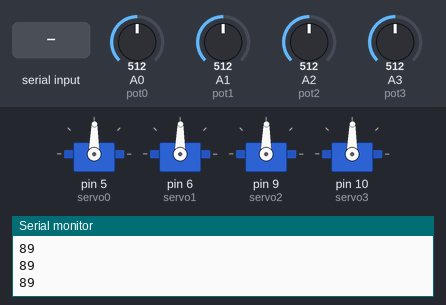
Simulated run of this sketch. Board: Arduino Uno, built with avr-gcc and run on an emulated ATmega328P. Parts: 4 × servo, the last lines printed to the serial monitor. The inputs (shaded band) are chosen by the test bench; at power-on: A0 (pot0) = 512, A1 (pot1) = 512, A2 (pot2) = 512, A3 (pot3) = 512.

Above: at 1.2 s.
1.3 s: byte 122 ('z') received over Serial
At 14.0 s:
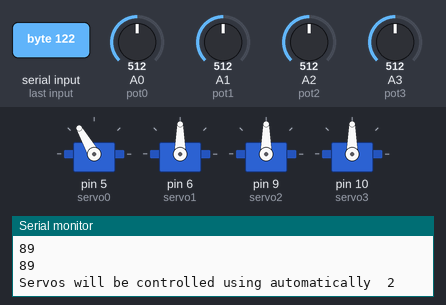
At 16.9 s:
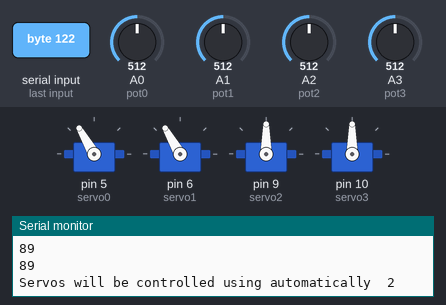
Timing chart, 0 to 22.3 s (numbered marks = the images above; inputs shaded):
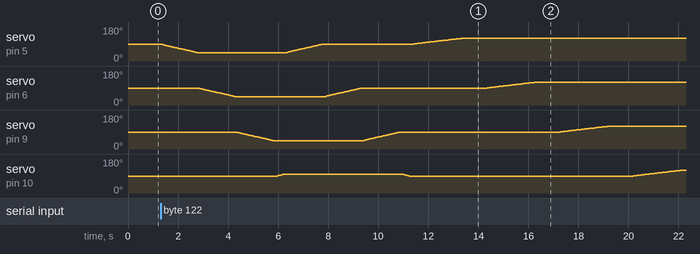

The sketch:

original.ino
```cpp
//#include <Servo.h>
#include "VarSpeedServo.h"
#include <EEPROM.h> // memory whose values are kept when the  board is turned off (like a small hard drive)

// assigning potentiometers to analog pins since potentiometers give an analog output which will then be converted to a range of 0-1023

int pot0=A0; //base
int pot1=A1; //main
int pot2=A2; //forearm
int pot3=A3; //end effector

// using the VarspeedServo library to assign the servos to pins
// Class for manipulating servo motors connected to Arduino pins.


VarSpeedServo servo0;
VarSpeedServo servo1;
VarSpeedServo servo2;
VarSpeedServo servo3;


int val0;
int valmapped0;
int val1;
int valmapped1;
int val2;
int valmapped2;
int val3;
int valmapped3;


//servoSequencePoint loops(120A120B120C120D);

byte mode; // stores an 8 bit unassigned number from 0-255 since there are two modes


void setup()
{
 Serial.begin(9600);

 Serial.write("Let's begin");

 // attach(pin )  - Attaches a servo motor to an i/o pin.
 servo0.attach(5);
 servo1.attach(6);
 servo2.attach(9);
 servo3.attach(10);

 pinMode(pot0,INPUT); // not necessary since pins are input puins by default
}


void loop()
{
 // The static keyword is used to create variables that are visible to only one function.
 //However unlike local variables that get created and destroyed every time a function is called,
 //static variables persist beyond the function call, preserving their data between function calls.


  static int t=0;

  if(Serial.available()){

    char mychar=Serial.read();

    //Like if statements,
    //switch case controls the flow of programs by allowing programmers
    //to specify different code that should be executed in various conditions.
    //When a case statement is found whose value matches that of the variable,
    //the code in that case statement is run.The break keyword exits the switch statement.

    switch(mychar){
      //mychar: a variable whose value to compare with various cases.

      case '0'...'9':
        t=t*10 + mychar - '0';

        break;

      case 'a':
        {
          if(mode==1)
            servo0.write(t,10); //  write(value, speed) - speed varies the speed of the move to new position 0=full speed, 1-255 slower to faster
        }
        t=0;

        break;

      case 'b':
        {
          if(mode==1)
            servo1.write(t,10);
        }
        t=0;

        break;

      case 'c' :
        {
          if(mode==1)
            servo2.write(t,10);
        }
        t=0;

        break;

      case 'd':
        {
          if(mode==1)
            servo3.write(t,10);
        }
        t=0;

        break;


// trying to make the joints move sequentially, not all at the same time. Check the library for another servo.write deviant
// write(value, speed, wait) - wait is a boolean that, if true, causes the function call to block until move is complete
// Boolean is a value just like an integer that can take a number, but instead of 0-65535 it can take a number 0 or 1.


         case 'A':
        {
          if(mode==1)
            servo0.write(t,10,1);
        }
        t=0;

        break;

      case 'B':
        {
          if(mode==1)
            servo1.write(t,10,1);
        }
        t=0;

        break;

      case 'C' :
        {
          if(mode==1)
            servo2.write(t,10,1);
        }
        t=0;

        break;

      case 'D':
        {
          if(mode==1)
            servo3.write(t,10,1);
        }
        t=0;

        break;

        //case 'L':
         //{
          //if(mode==1)
          //  sequencePlay(loops,3,true,90);
        // }
        // t=0;

         //break;

      case 'm':
        {
          Serial.print("Servos will be controlled using potentiometers");
          delay(2000);
          mode=0;
          Serial.println(mode);
        }
        break;
        t=0;


      case 'p':
        {
          Serial.print("Servos will be controlled using angles  ");
          mode=1;
          Serial.print(mode);
        }
        break;
        t=0;

       case 'z':
        {
          Serial.print("Servos will be controlled using automatically  ");
          mode=2;
          Serial.print(mode);
        }
        break;
        t=0;


      case 'W':
    {
      delay(2000);
    }

    break;


    }


  }


if(mode==0){
    // for rotating base


    val0=analogRead(pot0);
    valmapped0=map(val0,0,1023,0,179);//maps numbers to the servo range,0-180 degrees
    Serial.println(valmapped0);
    servo0.write(valmapped0); // writes a value to a servo controlling the shaft accordingly
    delay(10);

// for rotating main arm


    val1=analogRead(pot1);
    valmapped1=map(val1,0,1023,0,179);
    Serial.println(valmapped1);
    servo1.write(valmapped1);
    delay(10);

    // for rotating forearm


    val2=analogRead(pot2);
    valmapped2=map(val2,0,1023,0,179); //maps numbers to the servo range,0-180 degrees
    Serial.println(valmapped2);
    servo2.write(valmapped2); // writes a value to a servo controlling the shaft accordingly
    delay(10);


    // for rotating end-effector

    val3=analogRead(pot3);
    valmapped3=map(val3,0,1023,0,179);
    Serial.println(valmapped3);
    servo3.write(valmapped3);
    delay(10);
  }

/// automatic control


if(mode==2){
  servo0.write(45,20,1);
    delay(100);
    servo1.write(45,20,1);
    delay(100);
    servo2.write(45,20,1);
    delay(100);
    servo3.write(100,20,1);
    delay(100);


    servo0.write(90,20,1);
    delay(100);
    servo1.write(90,20,1);
    delay(100);
    servo2.write(90,20,1);
    delay(100);
    servo3.write(90,20,1);
    delay(100);


    servo0.write(120,10,1);
    delay(1000);
    servo1.write(120,10,1);
    delay(1000);
    servo2.write(120,10,1);
    delay(1000);
    servo3.write(120,10,1);
    delay(1000);


    servo0.write(150,10,1);
    delay(1000);
    servo1.write(150,10,1);
    delay(1000);
    servo2.write(150,10,1);
    delay(1000);
    servo3.write(180,10,1);
    delay(1000);
}
}
```
